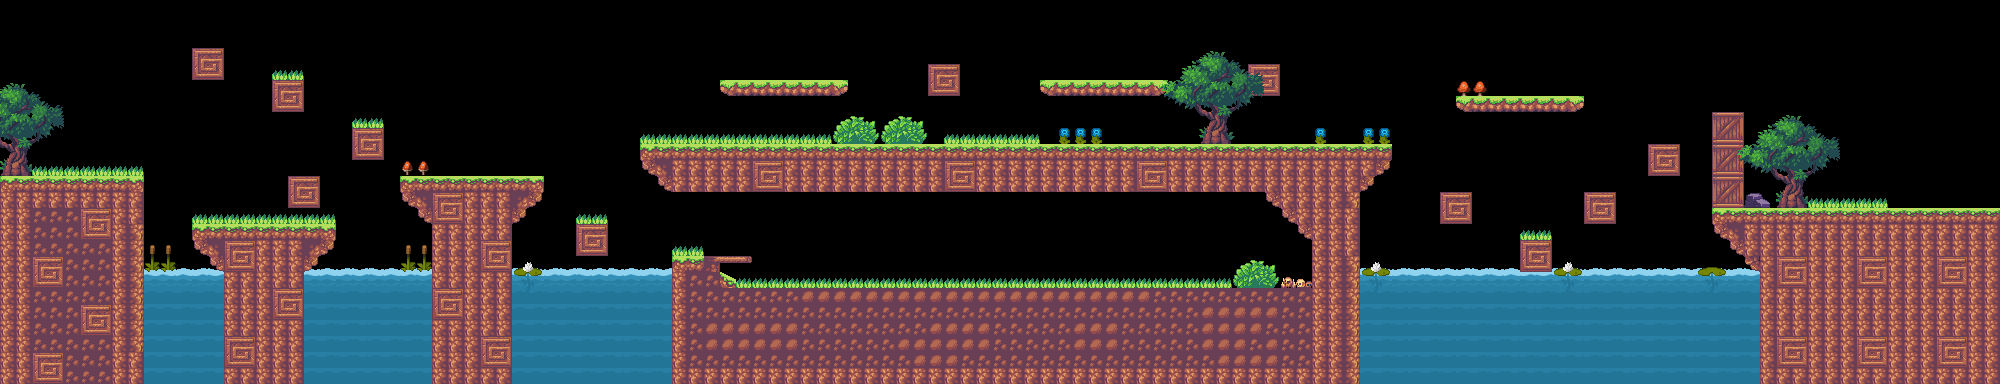

This is a level from a 2D game, rendered from its Tiled map with the project's own tilesets. A one-line summary and the map file follow, with tile-layer data summarised:
An orthogonal 125x24 tile map with 16x16 px tiles, 3 tile layers (Others, Platforms, Decoration) and 34 objects (21x gems, 7x enemy, Spawn Point, Campfire).

<map version="1.10" tiledversion="1.10.2" orientation="orthogonal" renderorder="right-down" width="125" height="24" tilewidth="16" tileheight="16" infinite="0" nextlayerid="9" nextobjectid="38">
 <editorsettings>
  <export target="tilemap3.json" format="json" />
 </editorsettings>
 <tileset firstgid="1" name="tiles-all" tilewidth="16" tileheight="16" tilecount="1612" columns="26">
  <image source="../tilesets/tiles-all.png" width="416" height="992" />
 </tileset>
 <layer id="1" name="Others" width="125" height="24">
  <data>[3000 cells, 384 non-empty, 12 distinct tile ids]</data>
 </layer>
 <layer id="2" name="Platforms" width="125" height="24">
  <data>[3000 cells, 939 non-empty, 29 distinct tile ids]</data>
 </layer>
 <layer id="3" name="Decoration" width="125" height="24">
  <data>[3000 cells, 247 non-empty, 71 distinct tile ids]</data>
 </layer>
 <objectgroup id="4" name="Water">
  <object id="2" x="1360.67" y="272.667" width="398" height="109.333" />
  <object id="3" x="512.667" y="271.333" width="159.333" height="112" />
  <object id="4" x="304.667" y="270.667" width="128" height="112.667" />
  <object id="5" x="145.333" y="271.333" width="78" height="112.667" />
 </objectgroup>
 <objectgroup id="5" name="Enemy">
  <object id="7" name="Boar" type="enemy" x="408" y="173.333">
   <point />
  </object>
  <object id="8" name="Boar" type="enemy" x="653.333" y="138.667">
   <point />
  </object>
  <object id="10" name="Boar" type="enemy" x="936" y="141.333">
   <point />
  </object>
  <object id="11" name="Boar" type="enemy" x="1176" y="142">
   <point />
  </object>
  <object id="14" name="Snail" type="enemy" x="907.333" y="281.333">
   <point />
  </object>
  <object id="15" name="Snail" type="enemy" x="1074.67" y="280.667">
   <point />
  </object>
  <object id="16" name="Snail" type="enemy" x="1049.33" y="78.6667">
   <point />
  </object>
 </objectgroup>
 <objectgroup id="6" name="Spawn">
  <object id="6" name="Spawn Point" x="67.3333" y="174">
   <point />
  </object>
 </objectgroup>
 <objectgroup id="7" name="Gems">
  <object id="17" name="diamond" type="gems" gid="926" x="1246.79" y="270.125" width="21.0824" height="21.0824" />
  <object id="18" name="diamond" type="gems" gid="926" x="1214.13" y="270.125" width="21.0824" height="21.0824" />
  <object id="19" name="diamond" type="gems" gid="926" x="1183.46" y="269.459" width="21.0824" height="21.0824" />
  <object id="20" name="gold" type="gems" gid="926" x="740.365" y="70.1025" width="21.0824" height="21.0824" />
  <object id="21" name="gold" type="gems" gid="926" x="772.307" y="70.1025" width="21.0824" height="21.0824" />
  <object id="22" name="gold" type="gems" gid="926" x="803.886" y="70.1485" width="21.0824" height="21.0824" />
  <object id="23" name="gold" type="gems" gid="926" x="1475.7" y="88.1025" width="21.0824" height="21.0824" />
  <object id="24" name="gold" type="gems" gid="926" x="1507.64" y="88.1025" width="21.0824" height="21.0824" />
  <object id="25" name="gold" type="gems" gid="926" x="1539.22" y="88.1485" width="21.0824" height="21.0824" />
  <object id="26" name="diamond" type="gems" gid="926" x="1526.13" y="225.459" width="21.0824" height="21.0824" />
  <object id="27" name="diamond" type="gems" gid="926" x="196.792" y="39.4588" width="21.0824" height="21.0824" />
  <object id="28" name="gold" type="gems" gid="926" x="1254.79" y="53.4588" width="21.0824" height="21.0824" />
  <object id="29" name="gold" type="gems" gid="926" x="278.125" y="64.7921" width="21.0824" height="21.0824" />
  <object id="30" name="gold" type="gems" gid="926" x="356.792" y="112.125" width="21.0824" height="21.0824" />
  <object id="31" name="gold" type="gems" gid="926" x="582.125" y="206.792" width="21.0824" height="21.0824" />
  <object id="32" name="gold" type="gems" gid="926" x="881.698" y="226.769" width="21.0824" height="21.0824" />
  <object id="33" name="gold" type="gems" gid="926" x="913.64" y="226.769" width="21.0824" height="21.0824" />
  <object id="34" name="gold" type="gems" gid="926" x="945.219" y="226.815" width="21.0824" height="21.0824" />
  <object id="35" name="gold" type="gems" gid="926" x="1061.03" y="50.1025" width="21.0824" height="21.0824" />
  <object id="36" name="gold" type="gems" gid="926" x="1092.97" y="50.1025" width="21.0824" height="21.0824" />
  <object id="37" name="gold" type="gems" gid="926" x="1124.55" y="50.1485" width="21.0824" height="21.0824" />
 </objectgroup>
 <objectgroup id="8" name="Campfire">
  <object id="1" name="Campfire" x="1950" y="206">
   <point />
  </object>
 </objectgroup>
</map>